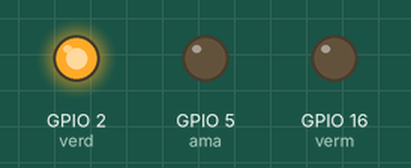
A program run on a simulated ESP32 board running MicroPython. Shown: output pins drawn as LEDs (lit = HIGH).

Above: at 5.0 s.
At 12.0 s:
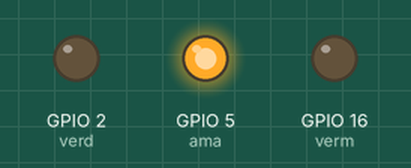
At 19.0 s:
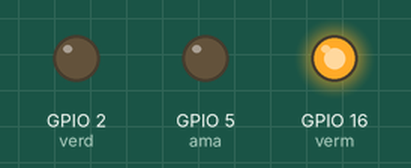
Timing chart, 0 to 31.2 s (numbered marks = the images above):
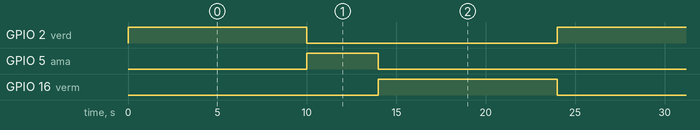

The program:

main.py
```python
from machine import Pin
from time import sleep

verd = Pin(2,Pin.OUT)
ama = Pin(5,Pin.OUT)
verm = Pin(16,Pin.OUT)

while True:
    verm.off()
    verd.on()
    sleep(10)
    verd.off()
    ama.on()
    sleep(4)
    ama.off()
    verm.on()
    sleep(10)
```

Measured:
- by itself, GPIO 2 (verd), GPIO 16 (verm): alternates HIGH for 10.0 s and LOW for 14.0 s
- by itself, GPIO 5 (ama): alternates HIGH for 4.0 s and LOW for 20.0 s
- by itself, everything shown: repeats every 24.0 s, in 3 steps
